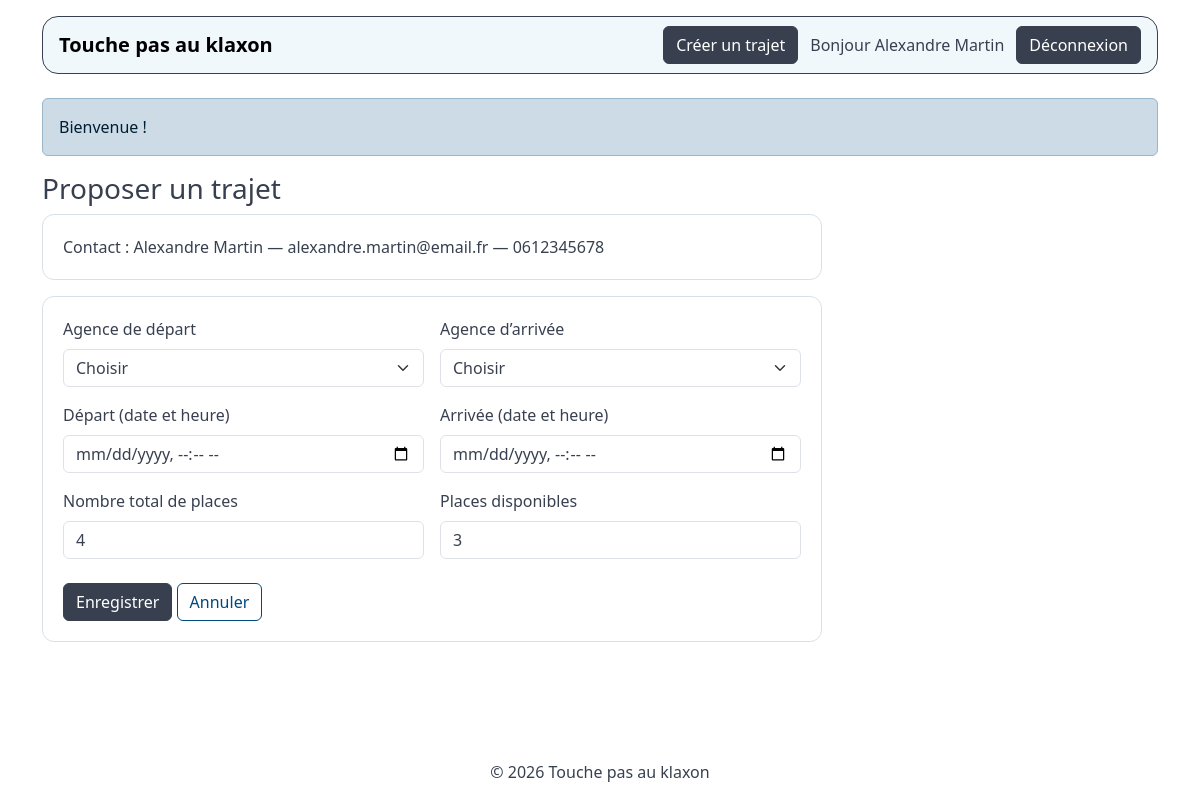
/trips/new (signed in), run on the app's committed database.
### tables this page shows
CREATE TABLE IF NOT EXISTS users (
 id INT UNSIGNED AUTO_INCREMENT PRIMARY KEY,
 last_name VARCHAR(100) NOT NULL,
 first_name VARCHAR(100) NOT NULL,
 phone VARCHAR(20) NOT NULL,
 email VARCHAR(190) NOT NULL UNIQUE,
 password_hash VARCHAR(255) NOT NULL,
 role ENUM('employee','admin') NOT NULL DEFAULT 'employee'
);

### public/index.php (called while the page is built, shortened)
<?php
try {
    $db = Database::connect(dirname(__DIR__));
    $controller = new AppController(new TripRepository($db), new AgencyRepository($db), new UserRepository($db));
    $controller->handle($_SERVER['REQUEST_METHOD'] ?? 'GET', parse_url($_SERVER['REQUEST_URI'] ?? '/', PHP_URL_PATH) ?: '/');
} catch (Throwable $exception) {
    error_log((string) $exception);
    http_response_code(500);
    echo 'Une erreur interne est survenue.';
}

### src/Repositories/UserRepository.php (called while the page is built, shortened)
<?php
final class UserRepository
{
    public function find(int $id): array|false
    {
        $statement = $this->db->prepare('SELECT id,first_name,last_name,email,phone,role FROM users WHERE id=?');
        $statement->execute([$id]);
        return $statement->fetch();
    }
}

### views/trip-form.php (the view, shortened to what this page needs)
<h1 class="h3"><?= empty($trip['id']) ? 'Proposer un trajet' : 'Modifier le trajet' ?></h1><?php foreach ($errors ?? [] as $error): ?><div class="alert alert-danger" role="alert"><?= e($error) ?></div><?php endforeach; ?>
<div class="form-card mb-3">Contact : <?= e(($contact ?? $user)['first_name'] . ' ' . ($contact ?? $user)['last_name']) ?> — <?= e(($contact ?? $user)['email']) ?> — <?= e(($contact ?? $user)['phone']) ?></div>
<form action="<?= e($action) ?>" method="post" class="form-card"><div class="row g-3"><div class="col-md-6"><label for="departure" class="form-label">Agence de départ</label><select name="departure_agency_id" id="departure" class="form-select" required><option value="">Choisir</option></select></div><div class="col-md-6"><label for="arrival" class="form-label">Agence d’arrivée</label><select name="arrival_agency_id" id="arrival" class="form-select" required><option value="">Choisir</option></select></div>
<?php foreach (['departure_at' => 'Départ', 'arrival_at' => 'Arrivée'] as $field => $label): ?><div class="col-md-6"><label for="<?= $field ?>" class="form-label"><?= $label ?> (date et heure)</label><input class="form-control" type="datetime-local" name="<?= $field ?>" id="<?= $field ?>" value="<?= e(isset($trip[$field]) ? str_replace(' ', 'T', substr((string) $trip[$field], 0, 16)) : '') ?>" required></div><?php endforeach; ?>
<div class="col-md-6"><label for="total" class="form-label">Nombre total de places</label><input class="form-control" type="number" min="1" max="50" name="total_seats" id="total" value="<?= e($trip['total_seats'] ?? '4') ?>" required></div><div class="col-md-6"><label for="available" class="form-label">Places disponibles</label><input class="form-control" type="number" min="0" max="50" name="available_seats" id="available" value="<?= e($trip['available_seats'] ?? '3') ?>" required></div></div><div class="mt-4"><button class="btn btn-dark">Enregistrer</button> <a class="btn btn-outline-secondary" href="<?= $user['role'] === 'admin' ? '/admin' : '/' ?>">Annuler</a></div></form>

### views/layout.php (shortened to what this page needs)
<?php
function e(mixed $value): string { return htmlspecialchars((string) $value, ENT_QUOTES | ENT_SUBSTITUTE, 'UTF-8'); }
?>
<!doctype html><html lang="fr"><head><meta charset="utf-8"><meta name="viewport" content="width=device-width,initial-scale=1"><title>Touche pas au klaxon</title>
<link rel="stylesheet" href="/assets/style.css"></head>
<body class="d-flex flex-column min-vh-100"><header class="container mt-3"><nav class="navbar navbar-expand-lg border border-dark rounded-4 px-3" aria-label="Navigation principale"><a class="navbar-brand fw-bold" href="<?= $user && $user['role'] === 'admin' ? '/admin' : '/' ?>">Touche pas au klaxon</a><div class="ms-auto d-flex gap-2 align-items-center flex-wrap">
<?php if (!$user): ?><a class="btn btn-dark" href="/login">Connexion</a>
<?php else: ?><?php if ($user['role'] === 'admin'): ?><a class="btn btn-secondary" href="/admin#utilisateurs">Utilisateurs</a><a class="btn btn-secondary" href="/admin#agences">Agences</a><a class="btn btn-secondary" href="/admin#trajets">Trajets</a><?php else: ?><a class="btn btn-dark" href="/trips/new">Créer un trajet</a><?php endif; ?>
<span class="mx-1">Bonjour <?= e($user['first_name'] . ' ' . $user['last_name']) ?></span><form action="/logout" method="post" class="m-0"><?= token() ?><button class="btn btn-dark">Déconnexion</button></form><?php endif; ?></div></nav></header>
<main class="container py-4 flex-grow-1"><?php if (isset($_SESSION['flash'])): ?><div class="alert alert-secondary" role="status"><?= e($_SESSION['flash']) ?></div><?php unset($_SESSION['flash']); endif; ?><?php require __DIR__ . '/' . $view . '.php'; ?></main>
<footer class="text-center py-3">© <?= date('Y') ?> Touche pas au klaxon</footer>
<script src="/assets/bootstrap.bundle.min.js"></script></body></html>

### data on the page
users: first_name+last_name "Alexandre Martin", email "alexandre.martin@email.fr", phone "0612345678"

### other printed values
$_SESSION['flash'] "Bienvenue !"
$label "Départ"
$label "Arrivée"
